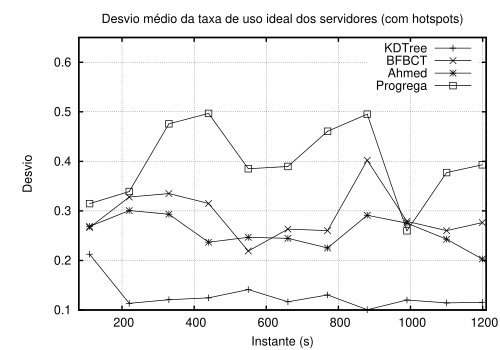

Recreate this plot in gnuplot.
set terminal postscript eps enhanced color solid lw 2 "Helvetica" 18
set encoding iso_8859_1
set title 'Desvio m\351dio da taxa de uso ideal dos servidores (com hotspots)'
set xlabel 'Instante (s)'
set ylabel 'Desvio'
#set xtics auto
#set ytics auto
set autoscale
#set xtics (25,50,75,100,125,150,175,200)
set xrange [80:1210]
set yrange [0.1:0.65]
set grid
set key top right
set pointsize 1.5
#set key below
#set key width 1 box 9
#load 'teorico.gp'
#set terminal postscript enhanced color solid lw 2 "Times-Roman" 20
#set terminal postscript eps enhanced color
set output "usagedeviation_hotspots.eps"
#plot 'plot_1.txt' using 2:3
#unset colorbox
#set style line 1 lt 2 lw 1
#set style line 2 lt 1 lw 1
#set label "T_1(n) {/Symbol \273} -2224.8 + 178.6n - 3.3571n^2 + 0.9406n^{2.8}" at 516,2.75e+08

#nice colors:
#plot "max.data" using 1:($2/(2)) title 'No interest management' with linespoints lt 1, "max.data" using 1:($3/(2)) title 'Circle' with linespoints lt 3, "max.data" using 1:($4/(2)) title 'Circle with attenuation' with linespoints lt 8, "max.data" using 1:($5/(2)) with linespoints title 'Field of View' lt 7, "max.data" using 1:($6/(2)) with linespoints title 'A^3' lt 4

#plot "progrega_kl.data" using ($1):($4) title 'ProGReGA' with linespoints lt 7, "progregakh_kl.data" using ($1):($4) title 'ProGReGA-KH' with linespoints lt 7, "progregakf_kl.data" using ($1):($4) title 'ProGReGA-KF' with linespoints lt 7, "bfa_kl.data" using ($1):($4) with linespoints title 'BFBCT' lt 7

#plot "progrega_kl.data" every 50 using ($1):($4) title 'ProGReGA' with lines lt 1, "progregakh_kl.data" every 50 using ($1):($4) title 'ProGReGA-KH' with lines lt 3, "progregakf_kl.data" every 50 using ($1):($4) title 'ProGReGA-KF' with lines lt 5, "bfa_kl.data" every 50 using ($1):($4) title 'BFBCT' with lines lt 7

plot "smallkdth.data" using (($1)/1000):($4) title 'KDTree' with linespoints lt 7, "smallbfh.data" using (($1)/1000):($4) title 'BFBCT' with linespoints lt 7, "smallahmedh.data" using (($1)/1000):($4) title 'Ahmed' with linespoints lt 7, "smallprh.data" using (($1)/1000):($4) title 'Progrega' with linespoints lt 7

#plot "plot_1.txt" using 1:3:($3 - abs($9 - $3)):($3 + abs($9 - $3)) with yerrorbars

#linetype 1
# .
#ls 1
#ls 2
